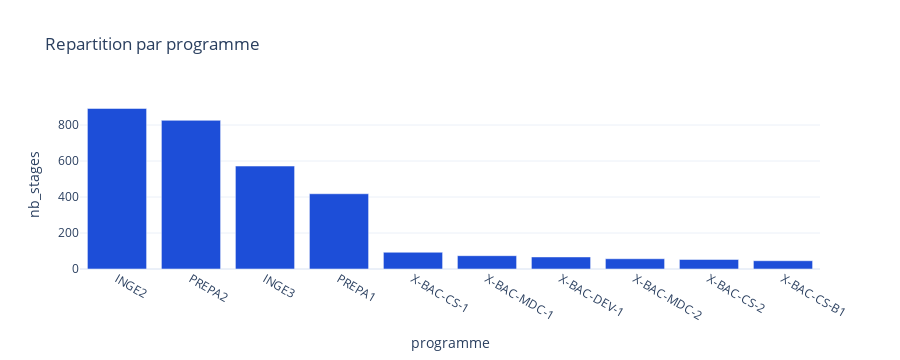

Here is the notebook cell this chart was saved with:
### Code cell
if "Programme" in cols:
    df_prog = show_df(
        "SELECT Programme AS programme, COUNT(*) AS nb_stages "
        "FROM stages_clean GROUP BY 1 ORDER BY nb_stages DESC LIMIT 10"
    )
else:
    df_prog = None

if df_prog is None or df_prog.empty:
    fig = empty_fig("Programmes", "Aucune donnee de programme disponible.")
else:
    fig = px.bar(df_prog, x="programme", y="nb_stages",
                 title="Repartition par programme")
    fig.update_layout(height=360)
fig

### Figure 1 — Plotly figure (JSON) as saved in the notebook; plotly's stock layout.template omitted (floating-point values rounded to 4 significant figures)
{"data": [{"hovertemplate": "programme=%{x}<br>nb_stages=%{y}<extra></extra>", "legendgroup": "", "marker": {"color": "#1D4ED8", "pattern": {"shape": ""}}, "name": "", "orientation": "v", "showlegend": false, "textposition": "auto", "type": "bar", "x": ["INGE2", "PREPA2", "INGE3", "PREPA1", "X-BAC-CS-1", "X-BAC-MDC-1", "X-BAC-DEV-1", "X-BAC-MDC-2", "X-BAC-CS-2", "X-BAC-CS-B1"], "xaxis": "x", "y": [892, 826, 572, 418, 93, 74, 67, 57, 53, 46], "yaxis": "y"}], "layout": {"barmode": "relative", "height": 360, "legend": {"tracegroupgap": 0}, "title": {"text": "Repartition par programme"}, "xaxis": {"anchor": "y", "domain": [0, 1], "title": {"text": "programme"}}, "yaxis": {"anchor": "x", "domain": [0, 1], "title": {"text": "nb_stages"}}}}
